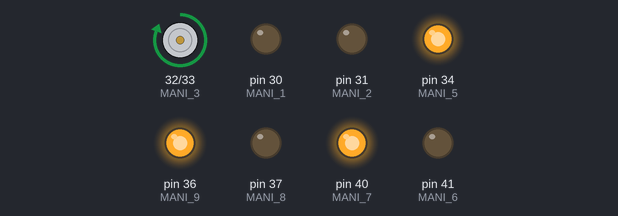
Recording of a sketch running on a simulated Arduino Mega 2560, built with avr-gcc and run on an emulated ATmega2560. Shown: motor-driver pin pairs drawn as motors (green arrow = first pin HIGH = forward, orange = second pin HIGH = backward, longer = more drive), output pins drawn as LEDs (lit = HIGH).

Above: at 0.5 s.
At 3.5 s:
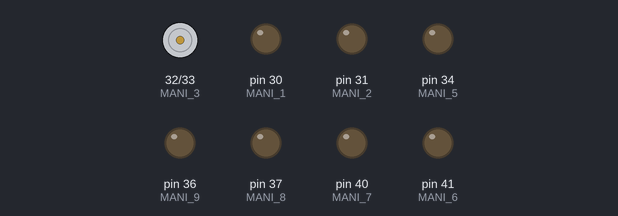
Timing chart, 0 to 4.6 s (numbered marks = the images above):
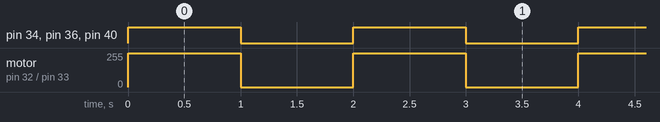

Measured:
- by itself, pin 34 (MANI_5), pin 36 (MANI_9), pin 40 (MANI_7): alternates HIGH for 1.0 s and LOW for 1.0 s
- by itself, motor on pin 32 (MANI_3) / pin 33 (MANI_4): alternates forward 255/255 for 1.0 s and stopped for 1.0 s

The sketch:

manipulators_test.ino
```cpp
#define MANI_1 30
#define MANI_2 31
#define MANI_3 32
#define MANI_4 33
#define MANI_5 34
#define MANI_6 41
#define MANI_7 40
#define MANI_8 37
#define MANI_9 36

void setup()
{

	//Initialize Manipulators
	pinMode(MANI_1, OUTPUT);
	pinMode(MANI_2, OUTPUT);
	pinMode(MANI_3, OUTPUT);
	pinMode(MANI_4, OUTPUT);
	pinMode(MANI_5, OUTPUT);
	pinMode(MANI_6, OUTPUT);
	pinMode(MANI_7, OUTPUT);
	pinMode(MANI_8, OUTPUT);
	pinMode(MANI_9, OUTPUT);

}

void loop()
{
  /* add main program code here */
	//digitalWrite(MANI_1, HIGH);
	//digitalWrite(MANI_2, HIGH);
	digitalWrite(MANI_3, HIGH);
	//digitalWrite(MANI_4, HIGH);
	digitalWrite(MANI_5, HIGH);
	//digitalWrite(MANI_6, HIGH);
	digitalWrite(MANI_7, HIGH);
	//digitalWrite(MANI_8, HIGH);
	digitalWrite(MANI_9, HIGH);

	delay(1000);
	digitalWrite(MANI_1, LOW);
	digitalWrite(MANI_2, LOW);
	digitalWrite(MANI_3, LOW);
	digitalWrite(MANI_4, LOW);
	digitalWrite(MANI_5, LOW);
	digitalWrite(MANI_6, LOW);
	digitalWrite(MANI_7, LOW);
	digitalWrite(MANI_8, LOW);
	digitalWrite(MANI_9, LOW);
	delay(1000);
}
```
